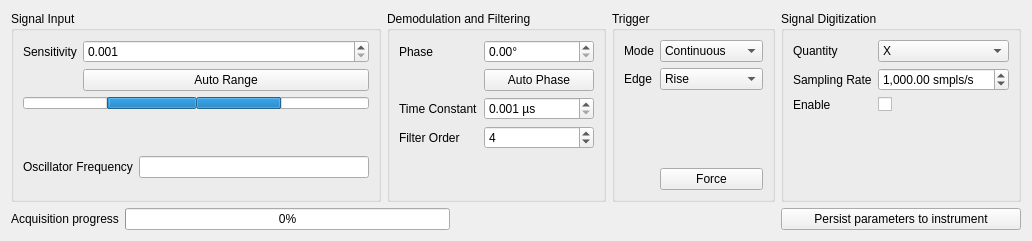
<?xml version="1.0" encoding="UTF-8"?>
<ui version="4.0">
 <class>LockinAmplifierControl</class>
 <widget class="QWidget" name="LockinAmplifierControl">
  <property name="geometry">
   <rect>
    <x>0</x>
    <y>0</y>
    <width>1032</width>
    <height>241</height>
   </rect>
  </property>
  <property name="sizePolicy">
   <sizepolicy hsizetype="Minimum" vsizetype="Minimum">
    <horstretch>0</horstretch>
    <verstretch>0</verstretch>
   </sizepolicy>
  </property>
  <property name="windowTitle">
   <string>Lock-in Amplifier Control</string>
  </property>
  <property name="locale">
   <locale language="English" country="UnitedStates"/>
  </property>
  <layout class="QVBoxLayout" name="verticalLayout_2">
   <item>
    <layout class="QHBoxLayout" name="horizontalLayout">
     <item>
      <widget class="QGroupBox" name="GBInput">
       <property name="title">
        <string>Signal Input</string>
       </property>
       <layout class="QVBoxLayout" name="verticalLayout_3">
        <item>
         <layout class="QFormLayout" name="formLayout">
          <item row="0" column="0">
           <widget class="QLabel" name="LRange">
            <property name="text">
             <string>Sensitivity</string>
            </property>
           </widget>
          </item>
          <item row="0" column="1">
           <widget class="QDoubleSpinBox" name="SBRange">
            <property name="keyboardTracking">
             <bool>false</bool>
            </property>
            <property name="showGroupSeparator" stdset="0">
             <bool>true</bool>
            </property>
            <property name="decimals">
             <number>3</number>
            </property>
            <property name="minimum">
             <double>0.001000000000000</double>
            </property>
            <property name="maximum">
             <double>10000.000000000000000</double>
            </property>
            <property name="stepType">
             <enum>QAbstractSpinBox::AdaptiveDecimalStepType</enum>
            </property>
           </widget>
          </item>
          <item row="1" column="1">
           <widget class="QPushButton" name="BAutoRange">
            <property name="text">
             <string>Auto Range</string>
            </property>
            <property name="icon">
             <iconset resource="../QModules.qrc">
              <normaloff>:/QModules/icons/Merge-short_arrows_2.png</normaloff>:/QModules/icons/Merge-short_arrows_2.png</iconset>
            </property>
           </widget>
          </item>
         </layout>
        </item>
        <item>
         <layout class="QHBoxLayout" name="horizontalLayout_3">
          <property name="spacing">
           <number>0</number>
          </property>
          <item>
           <widget class="QProgressBar" name="PBInputNegLoad">
            <property name="maximumSize">
             <size>
              <width>16777215</width>
              <height>12</height>
             </size>
            </property>
            <property name="minimum">
             <number>0</number>
            </property>
            <property name="value">
             <number>50</number>
            </property>
            <property name="textVisible">
             <bool>false</bool>
            </property>
            <property name="invertedAppearance">
             <bool>true</bool>
            </property>
           </widget>
          </item>
          <item>
           <widget class="QProgressBar" name="PBInputPosLoad">
            <property name="maximumSize">
             <size>
              <width>16777215</width>
              <height>12</height>
             </size>
            </property>
            <property name="minimum">
             <number>0</number>
            </property>
            <property name="maximum">
             <number>101</number>
            </property>
            <property name="value">
             <number>50</number>
            </property>
            <property name="textVisible">
             <bool>false</bool>
            </property>
           </widget>
          </item>
         </layout>
        </item>
        <item>
         <widget class="QLabel" name="LInputOverload">
          <property name="styleSheet">
           <string notr="true">color: rgb(255, 0, 0);</string>
          </property>
          <property name="alignment">
           <set>Qt::AlignRight|Qt::AlignTrailing|Qt::AlignVCenter</set>
          </property>
         </widget>
        </item>
        <item>
         <layout class="QFormLayout" name="formLayout_5">
          <item row="0" column="0">
           <widget class="QLabel" name="LOscillatorFreq">
            <property name="text">
             <string>Oscillator Frequency</string>
            </property>
           </widget>
          </item>
          <item row="0" column="1">
           <widget class="QLineEdit" name="LEOscillatorFreq">
            <property name="readOnly">
             <bool>true</bool>
            </property>
           </widget>
          </item>
         </layout>
        </item>
       </layout>
      </widget>
     </item>
     <item>
      <widget class="QGroupBox" name="GBDemod">
       <property name="title">
        <string>Demodulation and Filtering</string>
       </property>
       <layout class="QFormLayout" name="formLayout_2">
        <item row="0" column="0">
         <widget class="QLabel" name="LPhase">
          <property name="text">
           <string>Phase</string>
          </property>
         </widget>
        </item>
        <item row="2" column="0">
         <widget class="QLabel" name="LTimeConstant">
          <property name="text">
           <string>Time Constant</string>
          </property>
         </widget>
        </item>
        <item row="3" column="0">
         <widget class="QLabel" name="LFilterOrder">
          <property name="text">
           <string>Filter Order</string>
          </property>
         </widget>
        </item>
        <item row="3" column="1">
         <widget class="QSpinBox" name="SBFilterOrder">
          <property name="keyboardTracking">
           <bool>false</bool>
          </property>
          <property name="minimum">
           <number>1</number>
          </property>
          <property name="maximum">
           <number>8</number>
          </property>
          <property name="value">
           <number>4</number>
          </property>
         </widget>
        </item>
        <item row="2" column="1">
         <widget class="QDoubleSpinBox" name="SBTimeConstant">
          <property name="keyboardTracking">
           <bool>false</bool>
          </property>
          <property name="showGroupSeparator" stdset="0">
           <bool>true</bool>
          </property>
          <property name="suffix">
           <string> µs</string>
          </property>
          <property name="decimals">
           <number>3</number>
          </property>
          <property name="minimum">
           <double>0.001000000000000</double>
          </property>
          <property name="maximum">
           <double>10000000.000000000000000</double>
          </property>
          <property name="stepType">
           <enum>QAbstractSpinBox::AdaptiveDecimalStepType</enum>
          </property>
         </widget>
        </item>
        <item row="0" column="1">
         <widget class="QDoubleSpinBox" name="SBPhase">
          <property name="keyboardTracking">
           <bool>false</bool>
          </property>
          <property name="suffix">
           <string>°</string>
          </property>
          <property name="maximum">
           <double>360.000000000000000</double>
          </property>
         </widget>
        </item>
        <item row="1" column="1">
         <widget class="QPushButton" name="BAutoPhase">
          <property name="text">
           <string>Auto Phase</string>
          </property>
          <property name="icon">
           <iconset resource="../QModules.qrc">
            <normaloff>:/QModules/icons/Merge-short_arrows_2.png</normaloff>:/QModules/icons/Merge-short_arrows_2.png</iconset>
          </property>
         </widget>
        </item>
       </layout>
      </widget>
     </item>
     <item>
      <widget class="QGroupBox" name="GBTrigger">
       <property name="title">
        <string>Trigger</string>
       </property>
       <layout class="QFormLayout" name="formLayout_3">
        <item row="0" column="0">
         <widget class="QLabel" name="LTriggerMode">
          <property name="text">
           <string>Mode</string>
          </property>
         </widget>
        </item>
        <item row="0" column="1">
         <widget class="QComboBox" name="CBTriggerMode">
          <property name="minimumSize">
           <size>
            <width>80</width>
            <height>0</height>
           </size>
          </property>
          <item>
           <property name="text">
            <string>Continuous</string>
           </property>
          </item>
          <item>
           <property name="text">
            <string>Extern Single</string>
           </property>
          </item>
         </widget>
        </item>
        <item row="1" column="0">
         <widget class="QLabel" name="LTriggerEdge">
          <property name="text">
           <string>Edge</string>
          </property>
         </widget>
        </item>
        <item row="1" column="1">
         <widget class="QComboBox" name="CBTriggerEdge">
          <item>
           <property name="text">
            <string>Rise</string>
           </property>
          </item>
          <item>
           <property name="text">
            <string>Fall</string>
           </property>
          </item>
         </widget>
        </item>
        <item row="3" column="1">
         <widget class="QPushButton" name="BForceTrigger">
          <property name="text">
           <string>Force</string>
          </property>
          <property name="icon">
           <iconset resource="../DynExpManager.qrc">
            <normaloff>:/DynExpManager/icons/Media-playback-start.svg</normaloff>:/DynExpManager/icons/Media-playback-start.svg</iconset>
          </property>
         </widget>
        </item>
        <item row="2" column="1">
         <spacer name="verticalSpacer">
          <property name="orientation">
           <enum>Qt::Vertical</enum>
          </property>
          <property name="sizeHint" stdset="0">
           <size>
            <width>20</width>
            <height>40</height>
           </size>
          </property>
         </spacer>
        </item>
       </layout>
      </widget>
     </item>
     <item>
      <widget class="QGroupBox" name="GBDigitization">
       <property name="title">
        <string>Signal Digitization</string>
       </property>
       <layout class="QFormLayout" name="formLayout_4">
        <item row="1" column="0">
         <widget class="QLabel" name="LSamplingRate">
          <property name="text">
           <string>Sampling Rate</string>
          </property>
         </widget>
        </item>
        <item row="0" column="0">
         <widget class="QLabel" name="LQuantity">
          <property name="text">
           <string>Quantity</string>
          </property>
         </widget>
        </item>
        <item row="0" column="1">
         <widget class="QComboBox" name="CBQuantity">
          <item>
           <property name="text">
            <string>X</string>
           </property>
          </item>
          <item>
           <property name="text">
            <string>Y</string>
           </property>
          </item>
          <item>
           <property name="text">
            <string>R</string>
           </property>
          </item>
          <item>
           <property name="text">
            <string>θ</string>
           </property>
          </item>
         </widget>
        </item>
        <item row="2" column="0">
         <widget class="QLabel" name="LEnable">
          <property name="text">
           <string>Enable</string>
          </property>
         </widget>
        </item>
        <item row="2" column="1">
         <widget class="QCheckBox" name="CBEnable">
          <property name="text">
           <string/>
          </property>
         </widget>
        </item>
        <item row="1" column="1">
         <widget class="QDoubleSpinBox" name="SBSamplingRate">
          <property name="keyboardTracking">
           <bool>false</bool>
          </property>
          <property name="showGroupSeparator" stdset="0">
           <bool>true</bool>
          </property>
          <property name="suffix">
           <string> smpls/s</string>
          </property>
          <property name="minimum">
           <double>1.000000000000000</double>
          </property>
          <property name="maximum">
           <double>1000000000.000000000000000</double>
          </property>
          <property name="stepType">
           <enum>QAbstractSpinBox::AdaptiveDecimalStepType</enum>
          </property>
          <property name="value">
           <double>1000.000000000000000</double>
          </property>
         </widget>
        </item>
       </layout>
      </widget>
     </item>
    </layout>
   </item>
   <item>
    <layout class="QHBoxLayout" name="horizontalLayout_2">
     <item>
      <widget class="QLabel" name="LProgress">
       <property name="text">
        <string>Acquisition progress</string>
       </property>
      </widget>
     </item>
     <item>
      <widget class="QProgressBar" name="PProgress">
       <property name="value">
        <number>0</number>
       </property>
      </widget>
     </item>
     <item>
      <spacer name="horizontalSpacer">
       <property name="orientation">
        <enum>Qt::Horizontal</enum>
       </property>
       <property name="sizeHint" stdset="0">
        <size>
         <width>40</width>
         <height>20</height>
        </size>
       </property>
      </spacer>
     </item>
     <item>
      <widget class="QPushButton" name="BPersist">
       <property name="minimumSize">
        <size>
         <width>240</width>
         <height>0</height>
        </size>
       </property>
       <property name="text">
        <string>Persist parameters to instrument</string>
       </property>
       <property name="icon">
        <iconset resource="../DynExpManager.qrc">
         <normaloff>:/DynExpManager/icons/Document-save.svg</normaloff>:/DynExpManager/icons/Document-save.svg</iconset>
       </property>
      </widget>
     </item>
    </layout>
   </item>
  </layout>
 </widget>
 <tabstops>
  <tabstop>SBRange</tabstop>
  <tabstop>BAutoRange</tabstop>
  <tabstop>LEOscillatorFreq</tabstop>
  <tabstop>SBPhase</tabstop>
  <tabstop>BAutoPhase</tabstop>
  <tabstop>SBTimeConstant</tabstop>
  <tabstop>SBFilterOrder</tabstop>
  <tabstop>CBTriggerMode</tabstop>
  <tabstop>CBTriggerEdge</tabstop>
  <tabstop>BForceTrigger</tabstop>
  <tabstop>CBQuantity</tabstop>
  <tabstop>SBSamplingRate</tabstop>
  <tabstop>CBEnable</tabstop>
  <tabstop>BPersist</tabstop>
 </tabstops>
 <resources>
  <include location="../DynExpManager.qrc"/>
  <include location="../QModules.qrc"/>
 </resources>
 <connections/>
</ui>
